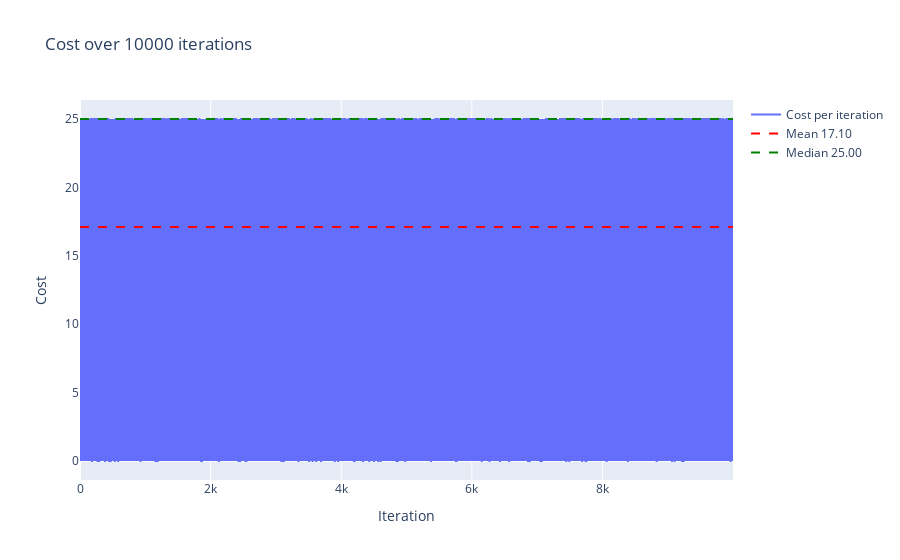
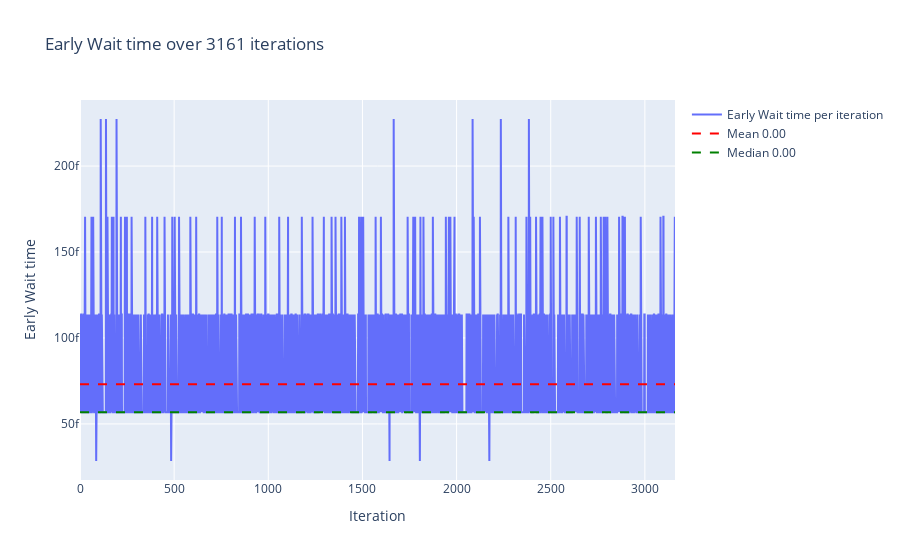
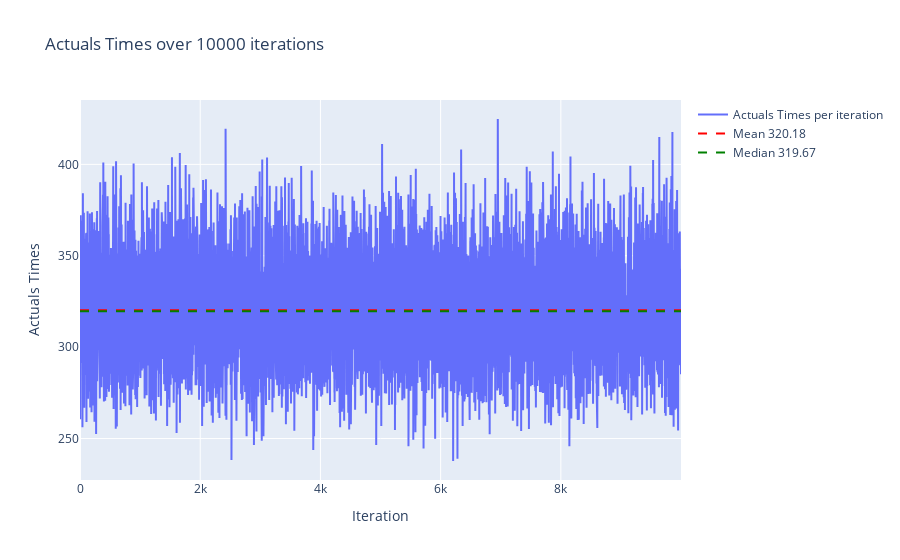

Notebook cell for these charts, in order:
### Markdown cell above
# Average Model

### Code cell
gamma_shape = 4
gamma_scale = 2
N = 40
n = 10
c = 25
h = 1 / 15
costs = []
waiting_time = []
actual_times = []
for _ in range(10000):
    intervals = np.random.gamma(shape=4, scale=2, size=N+n)
    predicted_time = statistics.mean(intervals[n:]) * N
    actual_time = methods.cal_actual_time(n=n, intervals=intervals)
    cost = methods.cal_cost(c=c, h=h, actual_time=actual_time, predicted_time=predicted_time)
    costs.append(cost)
    if actual_time - predicted_time > 0: waiting_time.append(actual_time - predicted_time)
    actual_times.append(actual_time)
methods.plot_plotly(data=costs, data_label='Cost')
methods.plot_plotly(data=waiting_time, data_label='Early Wait time')
methods.plot_plotly(data=actual_times, data_label='Actuals Times')

### Figure 1 — Plotly figure (JSON) as saved in the notebook; plotly's stock layout.template omitted (floating-point values rounded to 4 significant figures; data arrays with more than 128 entries replaced by an {"elided": "..."} marker saying what was removed)
{"data": [{"mode": "lines", "name": "Cost per iteration", "type": "scatter", "y": {"elided": "10000 float values"}}, {"line": {"color": "red", "dash": "dash"}, "mode": "lines", "name": "Mean 17.10", "type": "scatter", "x": [0, 9999], "y": [17.1, 17.1]}, {"line": {"color": "green", "dash": "dash"}, "mode": "lines", "name": "Median 25.00", "type": "scatter", "x": [0, 9999], "y": [25, 25]}], "layout": {"title": {"text": "Cost over 10000 iterations"}, "xaxis": {"title": {"text": "Iteration"}}, "yaxis": {"title": {"text": "Cost"}}}}

### Figure 2 — Plotly figure (JSON) as saved in the notebook; plotly's stock layout.template omitted (floating-point values rounded to 4 significant figures; data arrays with more than 128 entries replaced by an {"elided": "..."} marker saying what was removed)
{"data": [{"mode": "lines", "name": "Early Wait time per iteration", "type": "scatter", "y": {"elided": "3161 float values"}}, {"line": {"color": "red", "dash": "dash"}, "mode": "lines", "name": "Mean 0.00", "type": "scatter", "x": [0, 3160], "y": [7.305e-14, 7.305e-14]}, {"line": {"color": "green", "dash": "dash"}, "mode": "lines", "name": "Median 0.00", "type": "scatter", "x": [0, 3160], "y": [5.684e-14, 5.684e-14]}], "layout": {"title": {"text": "Early Wait time over 3161 iterations"}, "xaxis": {"title": {"text": "Iteration"}}, "yaxis": {"title": {"text": "Early Wait time"}}}}

### Figure 3 — Plotly figure (JSON) as saved in the notebook; plotly's stock layout.template omitted (floating-point values rounded to 4 significant figures; data arrays with more than 128 entries replaced by an {"elided": "..."} marker saying what was removed)
{"data": [{"mode": "lines", "name": "Actuals Times per iteration", "type": "scatter", "y": {"elided": "10000 float values"}}, {"line": {"color": "red", "dash": "dash"}, "mode": "lines", "name": "Mean 320.18", "type": "scatter", "x": [0, 9999], "y": [320.2, 320.2]}, {"line": {"color": "green", "dash": "dash"}, "mode": "lines", "name": "Median 319.67", "type": "scatter", "x": [0, 9999], "y": [319.7, 319.7]}], "layout": {"title": {"text": "Actuals Times over 10000 iterations"}, "xaxis": {"title": {"text": "Iteration"}}, "yaxis": {"title": {"text": "Actuals Times"}}}}
